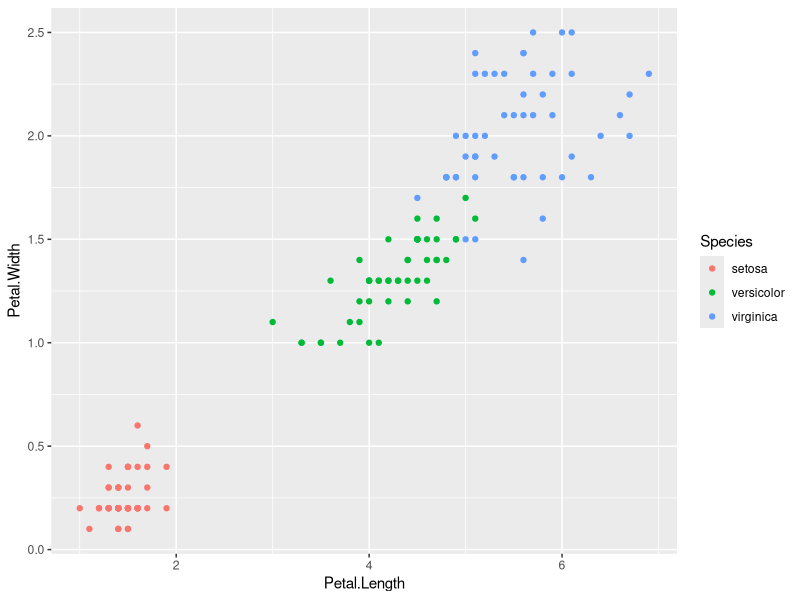
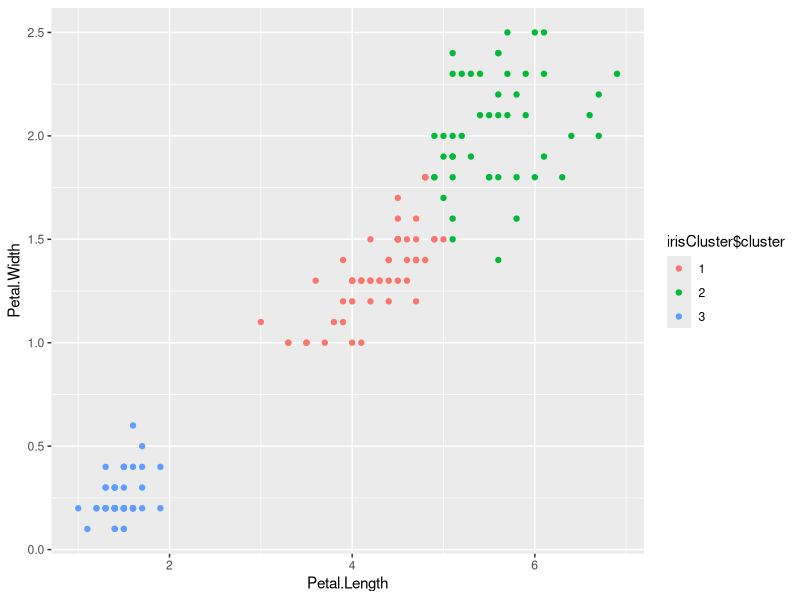

R code for these plots, in order:
# This code cluster the Iris data (consider only 2 dimension)

# Load the Iris dataset for clustering
library(datasets)
head(iris)

#Initial plot of Iris dataset based on Petal characteristics
library(ggplot2)
ggplot(iris,aes(Petal.Length,Petal.Width,color=Species))+geom_point()

#Create 3 cluster with 20 random initialization
set.seed(20)
irisCluster <- kmeans(iris[,3:4],3,nstart=20)
irisCluster

#Compare the Assigned and True cluster
table(irisCluster$cluster,iris$Species)

#Plot the predicted Cluster
irisCluster$cluster <- as.factor(irisCluster$cluster)
ggplot(iris,aes(Petal.Length,Petal.Width,color=irisCluster$cluster))+geom_point()

